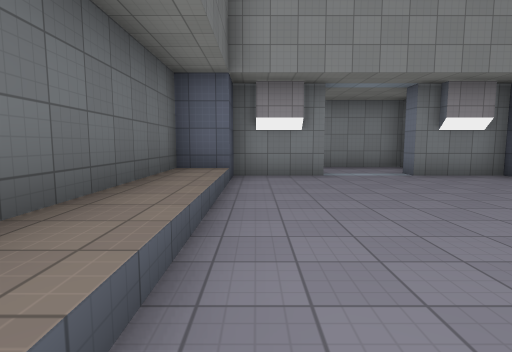
View 1 (above)

16 first-person views from a walk through a level from a Godot 3-D game. The camera is 1.4 m above the floor, tilts 6° down and sees 80° across. The floor is counted in squares, 2 m on a side. Each view is taken from the middle of a square. On the plan, view 1 faces up. The plan holds only what a view shows up to about 10 squares ahead; the rest is blank. The place goes on beyond the plan. Surface patterns are stand-ins for the level's own textures.

View 2
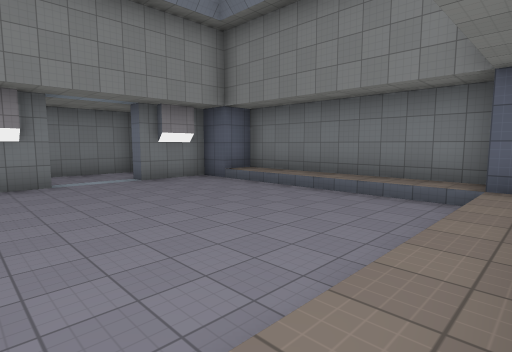

View 3
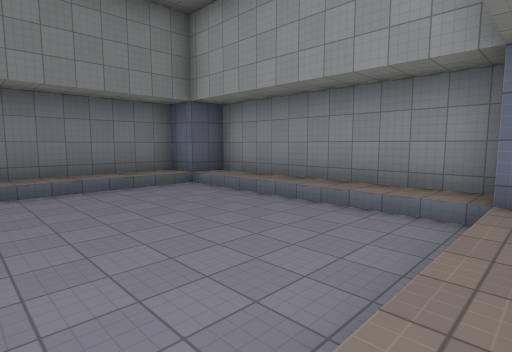

View 4
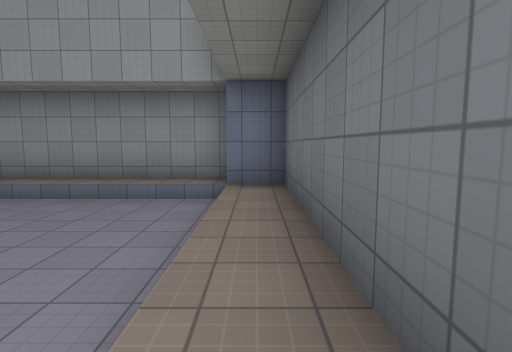

View 5
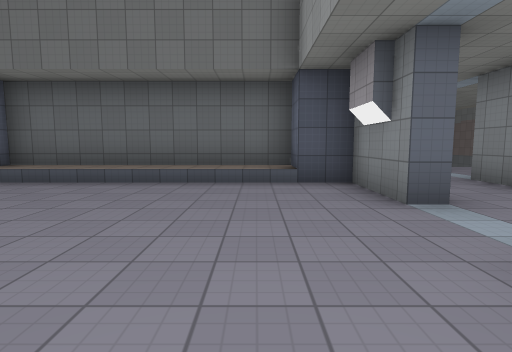

View 6
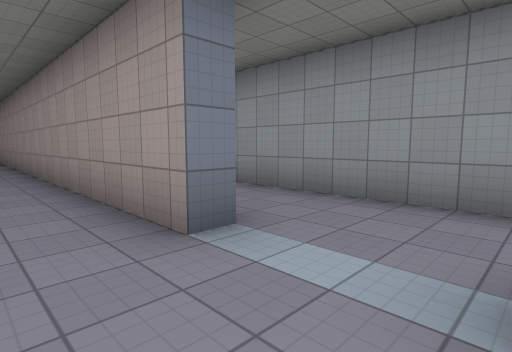

View 7
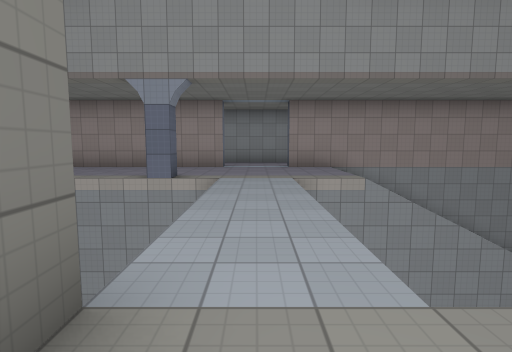

View 8
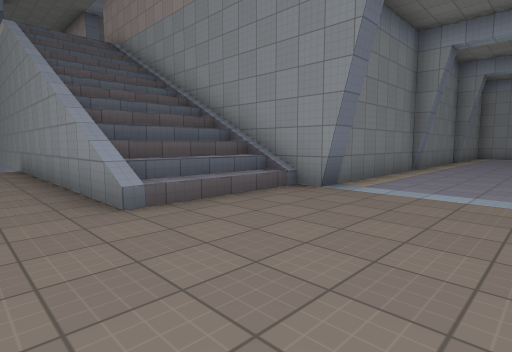

View 9
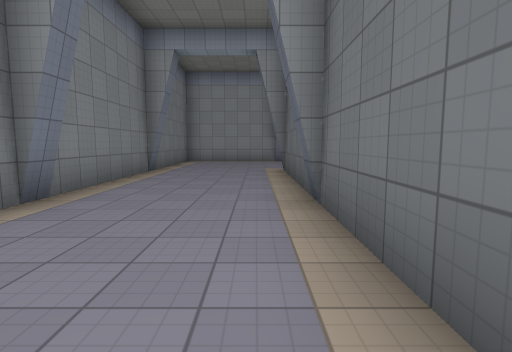

View 10
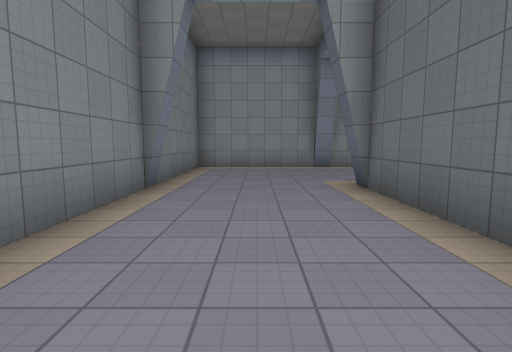

View 11
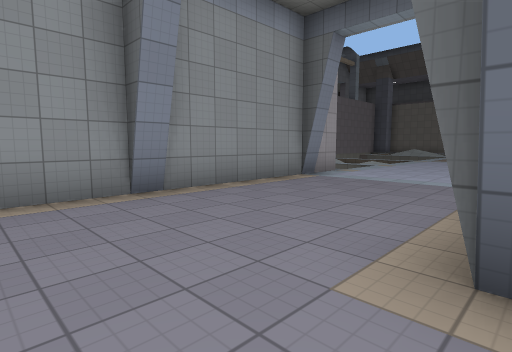

View 12
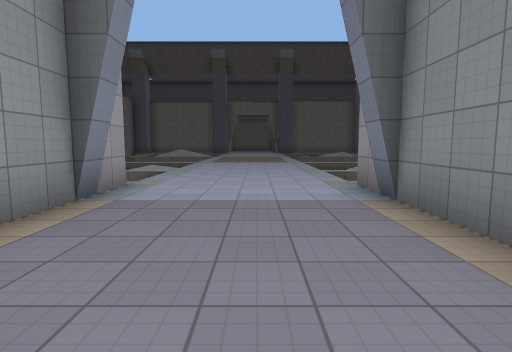

View 13
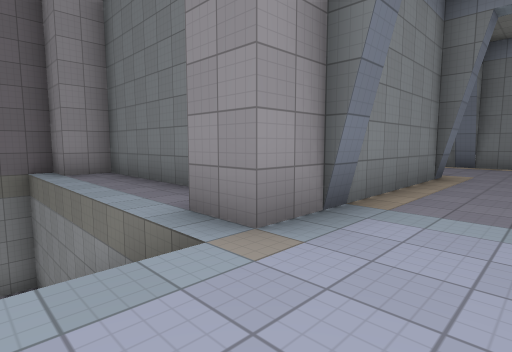

View 14
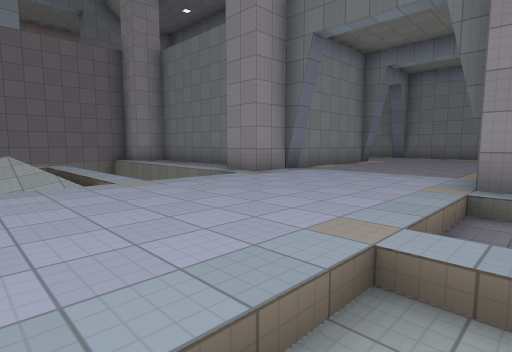

View 15
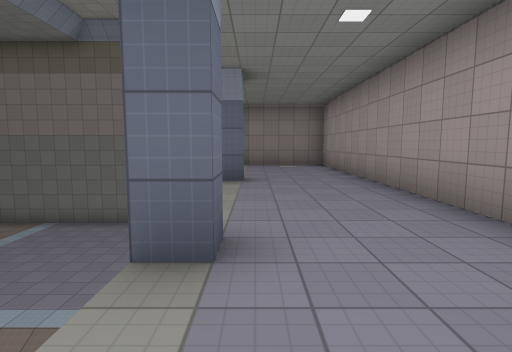

View 16
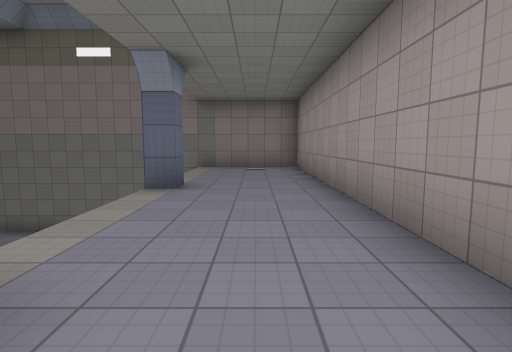

### Floor plan
Key: @ floor where view 1 was taken; # wall or solid block; . main floor; - floor 0.5 m lower than the main floor; _ floor 1 m lower than the main floor; : floor 4 m higher than the main floor; < floor 5.5 m lower than the main floor; + floor 8 m higher than the main floor; * floor 8.5 m higher than the main floor; / step, stairs or slope; v drop or lower ground.
Columns run from 26 left of view 1 to 13 right of it. Each row starts with its distance up from view 1.
 20                                      ::
 19                         +           :::#
 18                        ++#        :::::#
 17                        v+/       ::::::#
 16                        v+/      /::::::#
 15                        v+/      /::::
 14            ......      v+/
 13            ..........vvv+////////:: :::#
 12            ....///////++++#+++#+++#++++#
 11            ....///////+++++++++++++++++#
 10            ....///////+++++++++++++++++#
  9            ...##########++##############
  8     ##    #...#        ++++++++#
  7     <#    #...#        #####++###
  6     <#    #...#         ##++++++##
  5     /#    #...#         #*++++++*#
  4     /#    #...#         #*++++++*#
  3  // /#    #...#         #*++++++*#
  2  // /#    #...#         #*++++++*#
  1 -/.//######...#         #*++++++*#
  0 ..............#         #*@+++++*#
 -1 ..............#         ##******##
 -2 ..............#          ########
 -3 ..............#
 -4 //.__##########

Positions as (right, up) in squares from view 1, and headings:
1: (0, 0), facing up
2: (0, -1), facing up-right
3: (-1, 4), facing down-right
4: (-1, 5), facing down
5: (5, 5), facing left
6: (-3, 11), facing down-right
7: (-2, 19), facing down
8: (-15, 14), facing down-right
9: (-15, 9), facing down
10: (-14, 6), facing down
11: (-14, 1), facing down-left
12: (-16, -1), facing left
13: (-23, -1), facing up-right
14: (-26, -4), facing up-right
15: (2, 12), facing right
16: (3, 11), facing right
